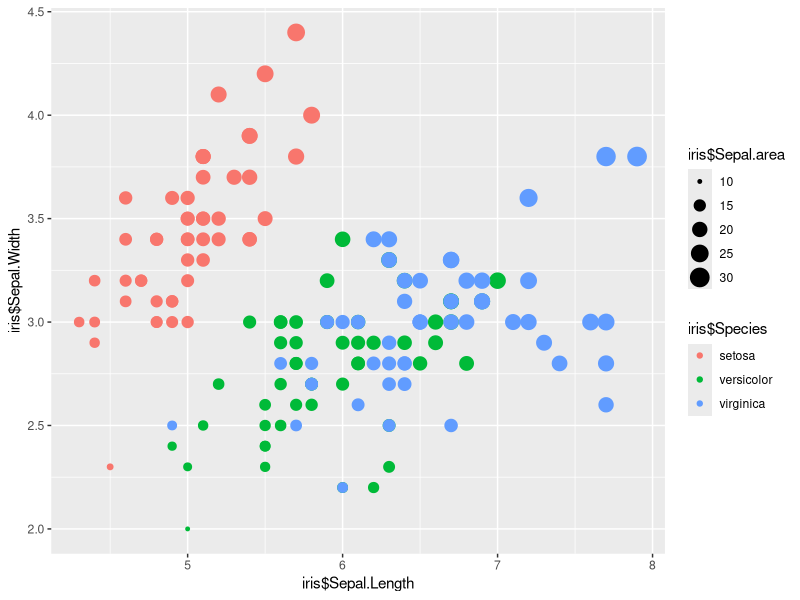

Write the R code that produced this figure.
## ---- chunk 1
knitr::opts_chunk$set(echo = TRUE)
library(ggplot2)    # load ggplot2 plotting package
data("iris")
## ---- chunk 2
iris$Sepal.area <- iris$Sepal.Length * iris$Sepal.Width
iris$Petal.area <- iris$Petal.Length * iris$Petal.Width

ggplot(data=iris, aes(x=iris$Sepal.Length, y=iris$Sepal.Width)) + 
  geom_point(aes(size=iris$Sepal.area, colour=iris$Species))
